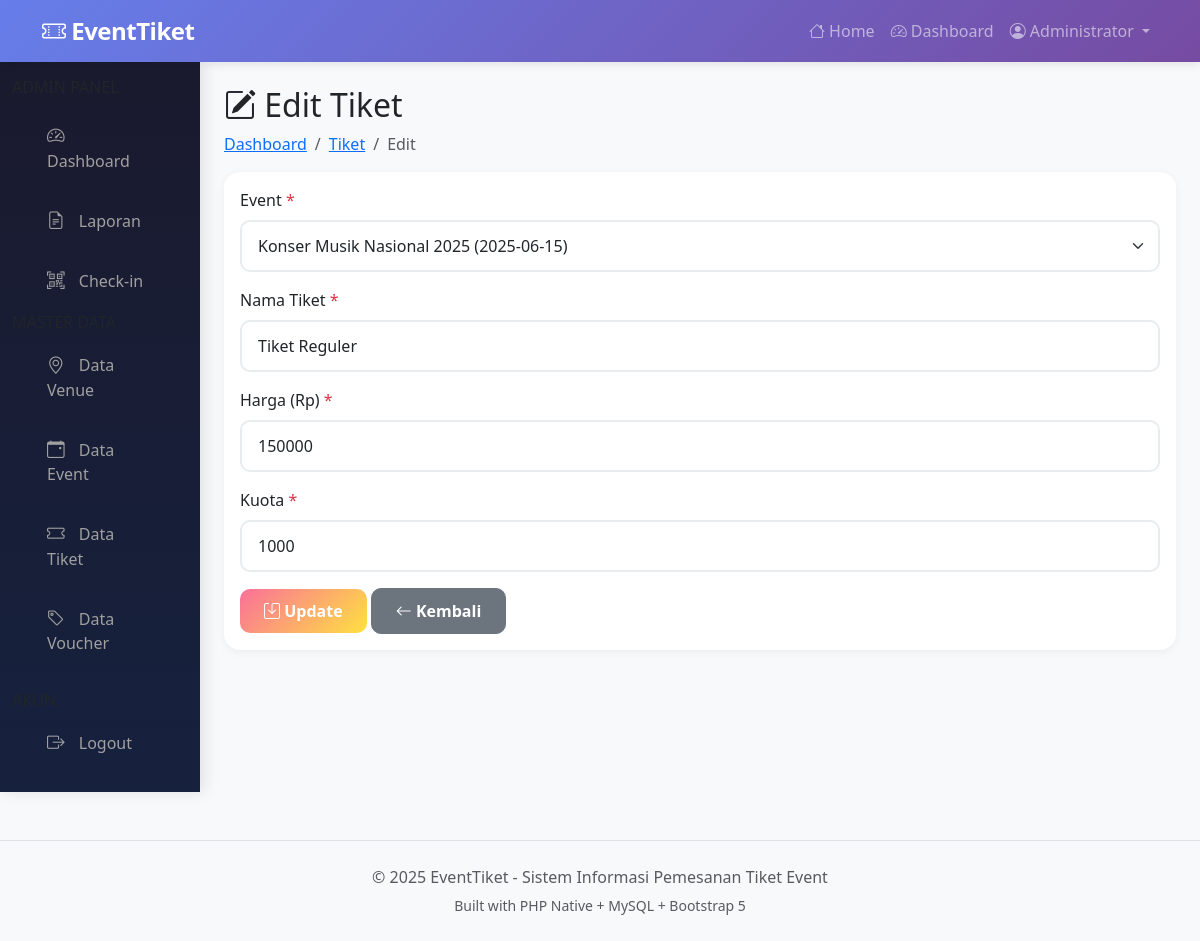
The page /index.php?p=admin_tiket_edit&id=1 (signed in) on the database its author committed.
### tables this page shows
CREATE TABLE `tiket` (
  `id_tiket` int NOT NULL,
  `id_event` int DEFAULT NULL,
  `nama_tiket` varchar(50) NOT NULL,
  `harga` int NOT NULL,
  `kuota` int NOT NULL
);

CREATE TABLE `event` (
  `id_event` int NOT NULL,
  `nama_event` varchar(150) NOT NULL,
  `tanggal` date NOT NULL,
  `id_venue` int DEFAULT NULL
);

### pages/admin/tiket_edit.php (the view, shortened to what this page needs)
<?php
$id_tiket = (int)$_GET['id'];
$data   = mysqli_fetch_assoc(mysqli_query($conn, "SELECT * FROM tiket WHERE id_tiket = $id_tiket"));
$events = mysqli_query($conn, "SELECT * FROM event ORDER BY tanggal DESC");
?>
<div class="container-fluid"><div class="row">
    <?php include 'pages/admin/_sidebar.php'; ?>
    <main class="col-md-10 ms-sm-auto px-md-4 py-4">
        <h2><i class="bi bi-pencil-square"></i> Edit Tiket</h2>
        <nav aria-label="breadcrumb"><ol class="breadcrumb"><li class="breadcrumb-item"><a href="?p=dashboard_admin">Dashboard</a></li><li class="breadcrumb-item"><a href="?p=admin_tiket">Tiket</a></li><li class="breadcrumb-item active">Edit</li></ol></nav>
        <div class="card"><div class="card-body">
            <form method="POST">
                <div class="mb-3"><label class="form-label">Event <span class="text-danger">*</span></label>
                    <select name="id_event" class="form-select" required><option value="">-- Pilih Event --</option>
                    <?php while ($e = mysqli_fetch_assoc($events)): ?><option value="<?= $e['id_event'] ?>" <?= $e['id_event']==$data['id_event']?'selected':'' ?>><?= htmlspecialchars($e['nama_event']) ?> (<?= $e['tanggal'] ?>)</option><?php endwhile; ?>
                    </select>
                </div>
                <div class="mb-3"><label class="form-label">Nama Tiket <span class="text-danger">*</span></label><input type="text" name="nama_tiket" class="form-control" value="<?= htmlspecialchars($data['nama_tiket']) ?>" required></div>
                <div class="mb-3"><label class="form-label">Harga (Rp) <span class="text-danger">*</span></label><input type="number" name="harga" class="form-control" value="<?= $data['harga'] ?>" min="0" required></div>
                <div class="mb-3"><label class="form-label">Kuota <span class="text-danger">*</span></label><input type="number" name="kuota" class="form-control" value="<?= $data['kuota'] ?>" min="0" required></div>
                <button type="submit" name="update" class="btn btn-warning"><i class="bi bi-save"></i> Update</button>
                <a href="?p=admin_tiket" class="btn btn-secondary"><i class="bi bi-arrow-left"></i> Kembali</a>
            </form>
        </div></div>
    </main>
</div></div>

### includes/header.php (style rules this page uses)
:root { --primary-gradient: linear-gradient(135deg, #667eea 0%, #764ba2 100%); --secondary-gradient: linear-gradient(135deg, #f093fb 0%, #f5576c 100%); --success-gradient: linear-gradient(135deg, #4facfe 0%, #00f2fe 100%); --warning-gradient: linear-gradient(135deg, #fa709a 0%, #fee140 100%); }
body { font-family: 'Segoe UI', Tahoma, Geneva, Verdana, sans-serif; background-color: #f8f9fa; }
.btn { border-radius: 10px; font-weight: 600; padding: 0.6rem 1.5rem; transition: all 0.3s ease; }
.btn-warning { background: var(--warning-gradient); border: none; color: white; }
.form-control, .form-select { border-radius: 10px; border: 2px solid #e9ecef; padding: 0.75rem 1rem; transition: all 0.3s ease; }
.breadcrumb { background: none; padding: 0; }
.card { border: none; border-radius: 16px; box-shadow: 0 2px 10px rgba(0, 0, 0, 0.05); }

### rows shown on the page
tiket: id_event "Konser Musik Nasional 2025 (2025-06-15)", nama_tiket "Tiket Reguler", harga "150000", kuota "1000"

### other values the page prints
$_SESSION['nama'] "Administrator"
$item['label'] "Dashboard"
$item['label'] "Laporan"
$item['label'] "Check-in"
$item['label'] "Data Venue"
$item['label'] "Data Event"
$item['label'] "Data Tiket"
$item['label'] "Data Voucher"
